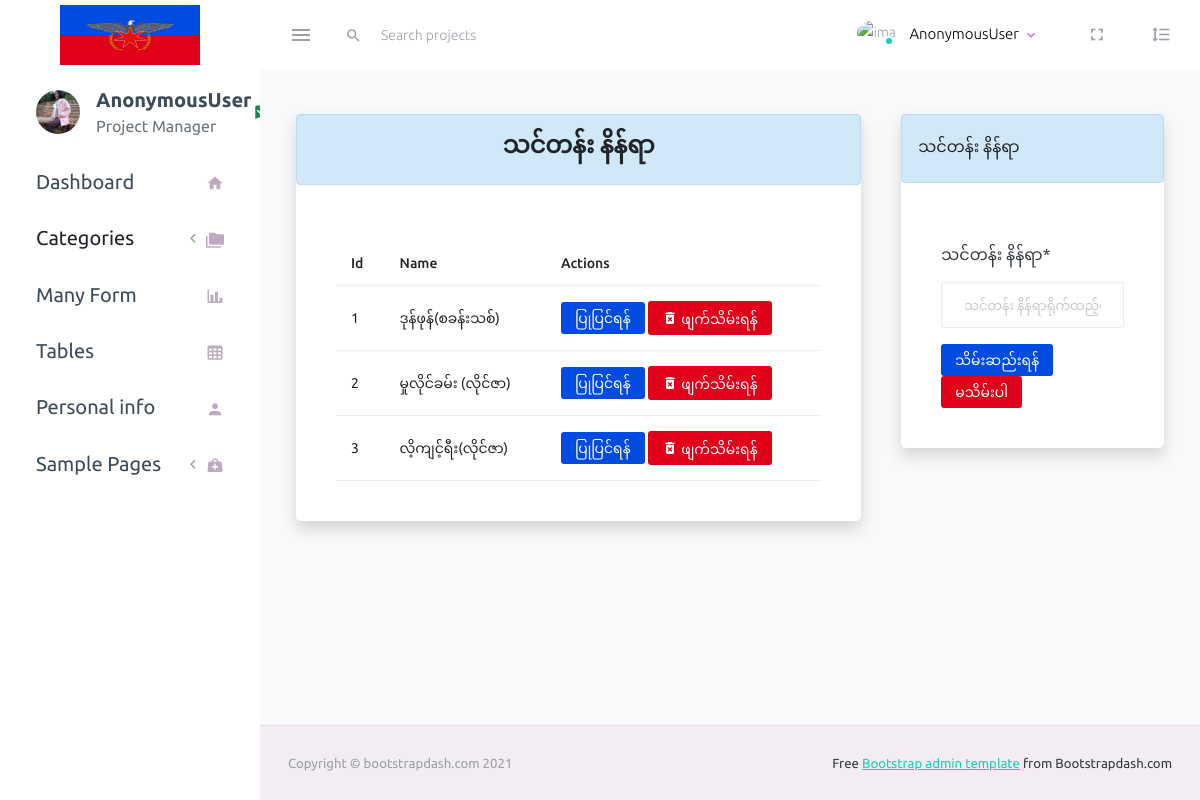
Screenshot of /training_ground/create with the database file from the repository.
### myapp/models.py (models this page shows, shortened)
class TrainingGround(models.Model):
   name = models.CharField(max_length=100)

### myapp/views.py (the view)
# urls.py: path('training_ground/create', views.create_training, name="training_ground"),
def create_training(request):
    add = "add_training"
    form = TrainingGroundForm()
    t_grounds = TrainingGround.objects.all()
    if request.method == 'POST':
        form = TrainingGroundForm(request.POST)
        if form.is_valid():
            form.save()
            return redirect('training_ground')
    context = {
        'add':add,
        'form':form,
        't_grounds':t_grounds
    }
    return render(request, 'category/train_ground.html', context)

### myapp/forms.py
class TrainingGroundForm(forms.ModelForm):
   class Meta:
      model = TrainingGround
      fields = "__all__"
      labels = {
         'name':'သင်တန်း နိန်ရာ'
      }
      widgets = {
         'name':forms.TextInput(attrs=({'placeholder':'သင်တန်း နိန်ရာရိုက်ထည့်ပါ'}))
      }

### templates/category/train_ground.html (shortened to what this page needs)
{% extends 'layout/master.html' %}
{% load crispy_forms_tags %}
{% block content %}
<div class="row">
   <div class="col col-md-8">
      <div class="card shadow">
         <div class="text-dark alert alert-info">
            <h4 class="text-center fs-4 fw-bold">သင်တန်း နိန်ရာ</h4>
         </div>
         <div class="card-body">
            <table class="table">
               <thead>
                  <tr>
                     <th>Id</th>
                     <th>Name</th>
                     <th>Actions</th>
                  </tr>
               </thead>
               <tbody>
                  {% for t_ground in t_grounds %}
                  <tr>
                     <td>{{ forloop.counter }}</td>
                     <td>{{ t_ground.name }}</td>
                     <td>
                        <a href="{% url 'training_ground_edit' t_ground.id %}" class="btn btn-sm text-white" style="background-color: #014be1;">ပြုပြင်ရန်</a>
                        <a href="{% url 'remove_training' t_ground.id %}" class="btn btn-sm text-white" style="background-color: #e10019;">  <i class="mdi mdi-delete-forever "></i> ဖျက်သိမ်းရန်</a>
                     </td>
                  </tr>
                  {% endfor %}
               </tbody>
            </table>
         </div>
      </div>
   </div>
     {% if  add == "add_training" %}
     <div class="col col-md-4">
        <div class="card shadow">
         <div class="text-dark alert alert-info">
              သင်တန်း နိန်ရာ
           </div>
           <div class="card-body">
              <form action="" method="POST">
                 {{form.name|as_crispy_field}}
                    <button type="submit" class="btn btn-sm text-white" style="background-color: #014be1;">သိမ်းဆည်းရန်</button>
                    <button type="reset" class="btn btn-sm text-white" style="background-color: #e10019;">မသိမ်းပါ</button>
              </form>
           </div>
        </div>
     </div>
     {% endif %}
</div>
{% endblock %}

### rows the page displays
TrainingGround: name "ဒုန်ဖုန်(စခန်းသစ်)"
TrainingGround: name "မှုလိုင်ခမ်း (လိုင်ဇာ)"
TrainingGround: name "လိ့ကျင့်ရီး(လိုင်ဇာ)"

### other values shown
{{ request.user }} "AnonymousUser"
